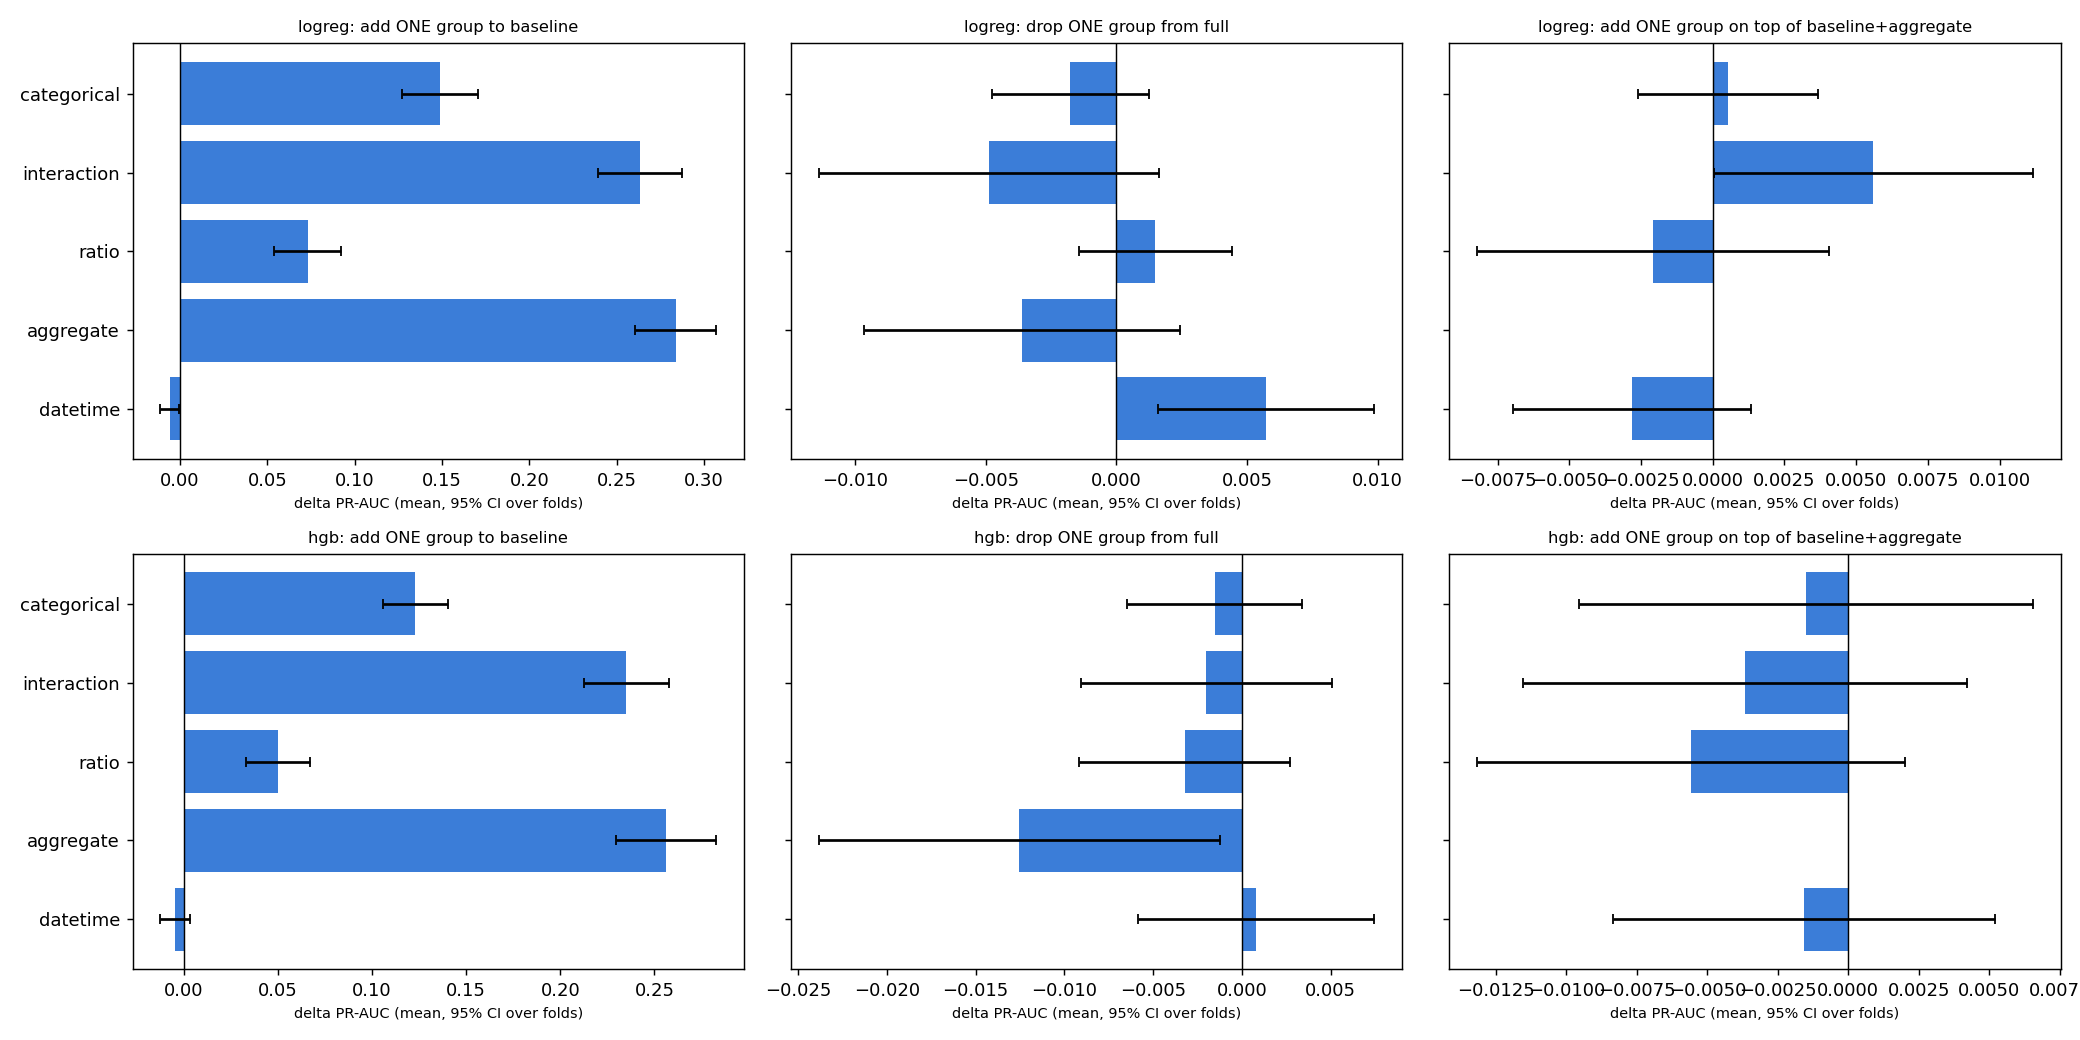

Here is the Python script that generated this plot:
"""DAY 03 - Compare baseline features with engineered features (ablation study).

Experiments (5-fold x 2 repeats, identical folds for every experiment -> paired comparison):
    baseline      base columns only
    add-one       baseline + ONE feature group          -> how much does each family add on its own?
    full          baseline + ALL groups
    drop-one      full minus ONE feature group          -> how much is lost if a family is removed?
    add-on-agg    baseline + aggregate + ONE more group -> does anything add value on top of the
                                                           strongest family?  (groups overlap in
                                                           information, so drop-one alone can hide value)

Metric focus: PR-AUC (rare positive class), plus ROC-AUC and F1@0.5.  Deltas are computed fold-by-fold
against the reference (baseline for add-one, full for drop-one, baseline+aggregate for add-on-agg).

Output: outputs/day03_ablation_results.csv, outputs/day03_ablation.png
"""
import matplotlib

matplotlib.use("Agg")
import matplotlib.pyplot as plt
import numpy as np
import pandas as pd

from .config import ABLATION_REPEATS, OUT_DIR
from .data import load_splits
from .evaluation import cv_evaluate
from .features import ALL_GROUPS
from .pipeline import build_pipeline

CV_SEED = 0


def _run(model, groups, X, y):
    folds, _ = cv_evaluate(build_pipeline(groups=groups, model=model), X, y,
                           n_repeats=ABLATION_REPEATS, random_state=CV_SEED)
    return folds


def _row(model, kind, group, folds, ref):
    d = folds["pr_auc"].to_numpy() - ref["pr_auc"].to_numpy()
    half = 1.96 * d.std(ddof=1) / np.sqrt(len(d)) if len(d) > 1 else np.nan
    return {"model": model, "experiment": kind, "group": group,
            "pr_auc_mean": folds["pr_auc"].mean(), "pr_auc_std": folds["pr_auc"].std(ddof=1),
            "roc_auc_mean": folds["roc_auc"].mean(), "roc_auc_std": folds["roc_auc"].std(ddof=1),
            "f1_mean": folds["f1"].mean(),
            "delta_pr_auc": d.mean(), "delta_ci95_low": d.mean() - half, "delta_ci95_high": d.mean() + half,
            "folds_better_than_ref": float((d > 0).mean()),
            "delta_roc_auc": (folds["roc_auc"].to_numpy() - ref["roc_auc"].to_numpy()).mean()}


def main():
    X_train, _, y_train, _ = load_splits()
    rows = []
    for model in ("logreg", "hgb"):
        print(f"\n=== model: {model} ===")
        baseline = _run(model, (), X_train, y_train)
        full = _run(model, ALL_GROUPS, X_train, y_train)
        rows.append(_row(model, "baseline", "-", baseline, baseline))
        rows.append(_row(model, "full", "all groups", full, baseline))
        agg_only = None
        for g in ALL_GROUPS:
            folds_g = _run(model, (g,), X_train, y_train)
            if g == "aggregate":
                agg_only = folds_g
            rows.append(_row(model, "add_one", g, folds_g, baseline))
            rest = tuple(x for x in ALL_GROUPS if x != g)
            rows.append(_row(model, "drop_one", g, _run(model, rest, X_train, y_train), full))
        for g in ALL_GROUPS:
            if g != "aggregate":
                rows.append(_row(model, "add_on_aggregate", g,
                                 _run(model, ("aggregate", g), X_train, y_train), agg_only))
        part = pd.DataFrame([r for r in rows if r["model"] == model])
        print(part[["experiment", "group", "pr_auc_mean", "pr_auc_std", "roc_auc_mean", "delta_pr_auc",
                    "folds_better_than_ref"]].round(3).to_string(index=False))

    res = pd.DataFrame(rows)
    res.to_csv(OUT_DIR / "day03_ablation_results.csv", index=False)

    # ---- plot ---------------------------------------------------------------------------------
    fig, axes = plt.subplots(2, 3, figsize=(16, 8), sharey="row")
    for i, model in enumerate(("logreg", "hgb")):
        sub = res[res["model"] == model]
        add = sub[sub["experiment"] == "add_one"]
        drop = sub[sub["experiment"] == "drop_one"]
        on_agg = sub[sub["experiment"] == "add_on_aggregate"]
        for ax, data, title in ((axes[i, 0], add, "add ONE group to baseline"),
                                (axes[i, 1], drop, "drop ONE group from full"),
                                (axes[i, 2], on_agg, "add ONE group on top of baseline+aggregate")):
            err = [data["delta_pr_auc"] - data["delta_ci95_low"], data["delta_ci95_high"] - data["delta_pr_auc"]]
            ax.barh(data["group"], data["delta_pr_auc"], xerr=err, color="#3b7dd8", capsize=3)
            ax.axvline(0, color="k", lw=0.8)
            ax.set_title(f"{model}: {title}", fontsize=9)
            ax.set_xlabel("delta PR-AUC (mean, 95% CI over folds)", fontsize=8)
    fig.tight_layout()
    fig.savefig(OUT_DIR / "day03_ablation.png", dpi=130)
    plt.close(fig)
    print("\nDay 03 done -> outputs/day03_ablation_results.csv, day03_ablation.png")


if __name__ == "__main__":
    main()
